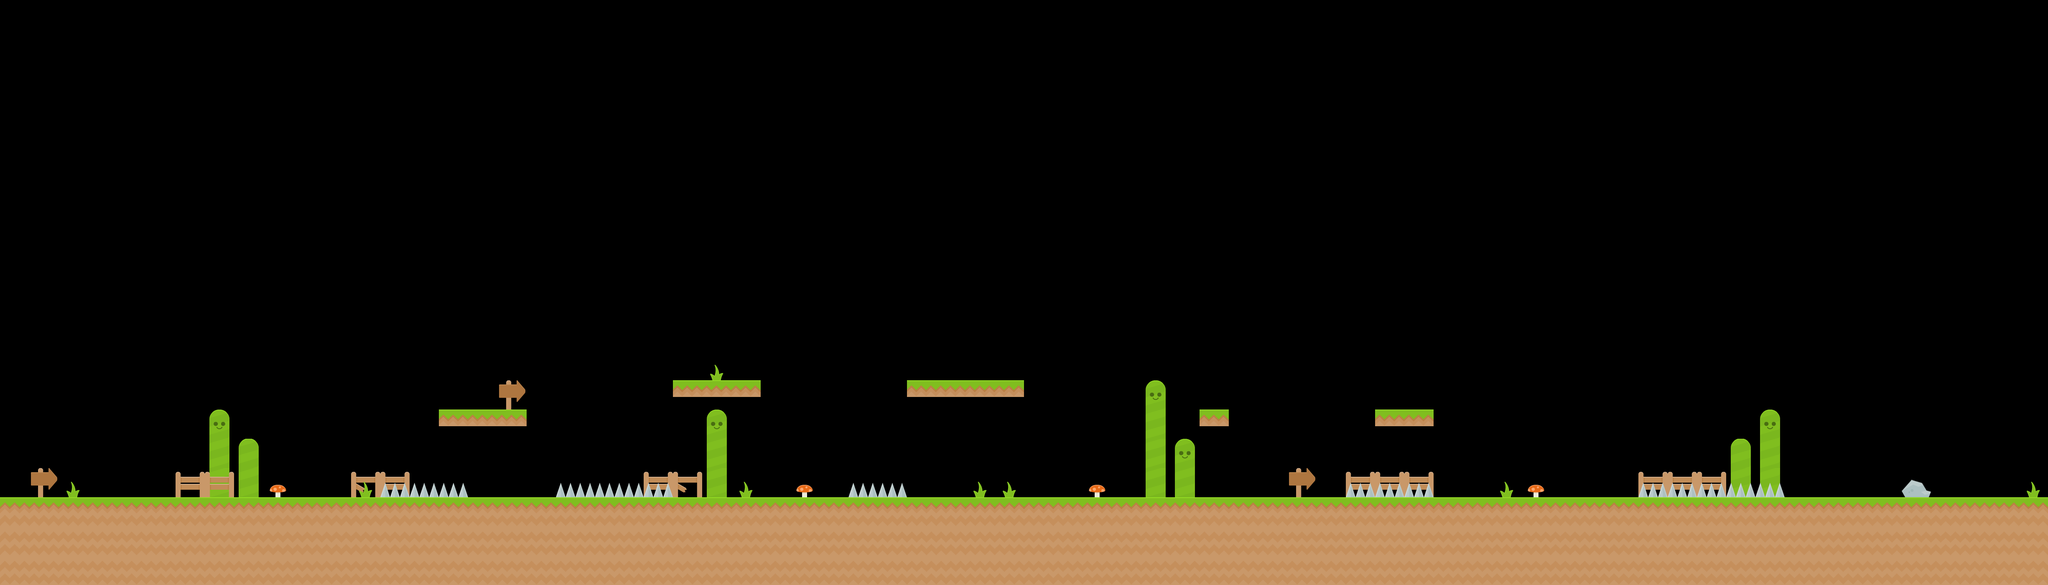

A 2D game scene composited from a Tiled map and its tileset images. What follows is a short description and the map's XML, with each tile layer's data collapsed to a summary:
An orthogonal 70x20 tile map with 70x70 px tiles, 2 tile layers (bk, qq), 4 tilesets and 37 objects (11x Coin, 5x Brick, 5x Article, 4x Spikes, 4x FlyingSlime, ...).

<map version="1.0" orientation="orthogonal" width="70" height="20" tilewidth="70" tileheight="70">
 <tileset firstgid="1" name="some" tilewidth="70" tileheight="70">
  <image source="Tiles/some.png" width="350" height="420" />
 </tileset>
 <tileset firstgid="31" name="door" tilewidth="70" tileheight="110">
  <image source="Items/door.png" width="70" height="110" />
 </tileset>
 <tileset firstgid="32" name="springboardDown_ok" tilewidth="70" tileheight="36">
  <image source="Items/springboardDown_ok.png" width="70" height="36" />
 </tileset>
 <tileset firstgid="33" name="springboardDown" tilewidth="70" tileheight="70">
  <image source="Items/springboardDown.png" width="70" height="70" />
 </tileset>
 <layer name="bk" width="70" height="20">
  <data>[1400 cells, 42 non-empty, 9 distinct tile ids]</data>
 </layer>
 <layer name="qq" width="70" height="20">
  <data>[1400 cells, 245 non-empty, 8 distinct tile ids]</data>
 </layer>
 <objectgroup name="BrickLayer" width="70" height="20">
  <object name="Wall" type="Wall" x="1" y="1191" width="7007" height="337" />
  <object name="Brick" type="Brick" x="1609" y="909" width="212" height="41" />
  <object name="Brick" type="Brick" x="2169" y="910" width="282" height="41" />
  <object name="Brick" type="Brick" x="2867" y="980" width="72" height="43" />
  <object name="Spikes" type="Spikes" x="910" y="1154" width="212" height="39" />
  <object name="Brick" type="Brick" x="1050" y="979" width="212" height="41" />
  <object name="Spikes" type="Spikes" x="1329" y="1152" width="281" height="41" />
  <object name="Spikes" type="Spikes" x="3219" y="1155" width="211" height="43" />
  <object name="Brick" type="Brick" x="3290" y="980" width="139" height="43" />
  <object name="Spikes" type="Spikes" x="2031" y="1153" width="138" height="41" />
 </objectgroup>
 <objectgroup name="CoinLayer" width="70" height="20">
  <object name="Coin" type="Coin" x="2544" y="1108" width="79" height="70" />
  <object name="Coin" type="Coin" x="1627" y="824" width="79" height="70" />
  <object name="Coin" type="Coin" x="2863" y="900" width="79" height="70" />
  <object name="Coin" type="Coin" x="1170" y="902" width="79" height="70" />
  <object name="Coin" type="Coin" x="1072" y="900" width="79" height="70" />
  <object name="Coin" type="Coin" x="1718" y="826" width="79" height="70" />
  <object name="Coin" type="Coin" x="2157" y="826" width="79" height="70" />
  <object name="Coin" type="Coin" x="3546" y="1028" width="79" height="70" />
  <object name="Coin" type="Coin" x="4437" y="1119" width="79" height="70" />
  <object name="Coin" type="Coin" x="4523" y="1119" width="79" height="70" />
  <object name="Coin" type="Coin" x="4754" y="963" width="79" height="70" />
 </objectgroup>
 <objectgroup name="MonsterLayer" width="70" height="20">
  <object name="FlyingSlime" type="FlyingSlime" x="3434" y="870" width="127" height="106" />
  <object name="Slime" type="Slime" x="1905" y="1131" width="74" height="46" />
  <object name="Slime" type="Slime" x="2867" y="1132" width="74" height="46" />
  <object name="Slime" type="Slime" x="3676" y="1112" width="74" height="46" />
  <object name="Slime" type="Slime" x="2186" y="1123" width="74" height="46" />
  <object name="FlyingSlime" type="FlyingSlime" x="866" y="822" width="127" height="106" />
  <object name="FlyingSlime" type="FlyingSlime" x="2737" y="1063" width="127" height="106" />
  <object name="FlyingSlime" type="FlyingSlime" x="4276" y="1002" width="127" height="106" />
 </objectgroup>
 <objectgroup name="ArticleLayer" width="70" height="20">
  <object name="Article" type="Article" gid="7" x="4760" y="1120" />
  <object name="Article" type="Article" gid="7" x="4340" y="1190" />
  <object name="Article" type="Article" gid="7" x="2242" y="894" />
  <object name="Article" type="Article" gid="7" x="2315" y="897" />
  <object name="Door" type="Door" gid="31" x="4620" y="1190" />
  <object name="Article" type="Article" gid="7" x="4270" y="1190" />
  <object name="JumpBoard" type="JumpBoard" gid="32" x="3850" y="1190" />
 </objectgroup>
 <objectgroup name="HeroLayer" width="70" height="20">
  <object name="Hero" type="Hero" x="270" y="1086" width="97" height="76" />
 </objectgroup>
</map>
